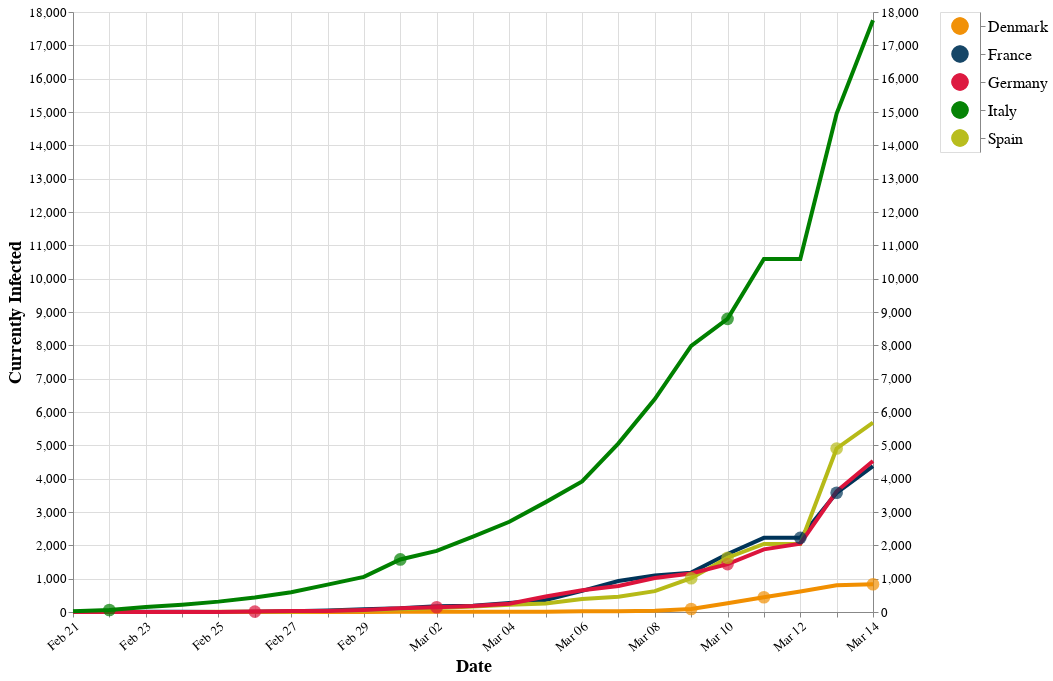

Notebook code cell kept with this figure:
### Code cell
points_ts = alt.Chart(hover_frame).mark_circle(size=150).encode(
    x = alt.X('monthdate(Date):T', axis = alt.Axis(titleFontSize= 18,title = "Date",labelFontSize = 13,labelAngle = -40,labelSeparation = 10)),
    y =alt.Y("Infection", axis=alt.Axis(titleFontSize= 18,title = "Currently Infected", orient = "left", grid = True,labelFontSize = 13 )),
    color = color,
    size = size_hover,
    tooltip = [alt.Tooltip("Country:N"), alt.Tooltip("Date:T", format='%B %e'), "Infection:O", alt.Tooltip("Text:N", title = "Event")]
).add_selection(
selection
)


#what.configure_axisRight(axis=alt.Axis(titleFontSize= 16,title = "Currently Infected", orient = "left"))
what = alt.layer(okay,points_ts) | legend
what.save("chart.html")
#?what
what.resolve_scale(
    y='independent', x = "independent")

### Figure 1 — Vega-Lite specification as saved in the notebook (floating-point values rounded to 4 significant figures)
{"config": {"view": {"continuousWidth": 400, "continuousHeight": 300}}, "hconcat": [{"layer": [{"data": {"name": "data-ea656ec6eba18789fd72cffe5c384688"}, "mark": "line", "encoding": {"color": {"condition": {"type": "ordinal", "field": "Country", "legend": null, "scale": {"domain": ["Spain", "France", "Germany", "Italy", "Denmark"], "range": ["#B6BA18", "#003459", "crimson", "green", "#F18F01"]}, "selection": "selector004"}, "value": "lightgray"}, "size": {"condition": {"value": 4, "selection": "selector004"}, "value": 0}, "x": {"type": "temporal", "field": "Date", "timeUnit": "monthdate"}, "y": {"type": "quantitative", "axis": {"labelFontSize": 13, "orient": "right", "title": ""}, "field": "Infection"}}, "height": 600, "width": 800}, {"data": {"name": "data-510e1ba354c138a54b173a2b409bb71a"}, "mark": {"type": "circle", "size": 150}, "encoding": {"color": {"condition": {"type": "ordinal", "field": "Country", "legend": null, "scale": {"domain": ["Spain", "France", "Germany", "Italy", "Denmark"], "range": ["#B6BA18", "#003459", "crimson", "green", "#F18F01"]}, "selection": "selector004"}, "value": "lightgray"}, "size": {"condition": {"value": 160, "selection": "selector004"}, "value": 0}, "tooltip": [{"type": "nominal", "field": "Country"}, {"type": "temporal", "field": "Date", "format": "%B %e"}, {"type": "ordinal", "field": "Infection"}, {"type": "nominal", "field": "Text", "title": "Event"}], "x": {"type": "temporal", "axis": {"labelAngle": -40, "labelFontSize": 13, "labelSeparation": 10, "title": "Date", "titleFontSize": 18}, "field": "Date", "timeUnit": "monthdate"}, "y": {"type": "quantitative", "axis": {"grid": true, "labelFontSize": 13, "orient": "left", "title": "Currently Infected", "titleFontSize": 18}, "field": "Infection"}}, "selection": {"selector004": {"type": "multi", "fields": ["Country"]}}}]}, {"data": {"name": "data-510e1ba354c138a54b173a2b409bb71a"}, "mark": {"type": "point", "filled": true, "size": 300}, "encoding": {"color": {"condition": {"type": "ordinal", "field": "Country", "legend": null, "scale": {"domain": ["Spain", "France", "Germany", "Italy", "Denmark"], "range": ["#B6BA18", "#003459", "crimson", "green", "#F18F01"]}, "selection": "selector004"}, "value": "lightgray"}, "y": {"type": "nominal", "axis": {"labelFontSize": 16, "orient": "right", "title": ""}, "field": "Country"}}, "height": 140, "selection": {"selector004": {"type": "multi", "fields": ["Country"]}}, "width": 40}], "resolve": {"scale": {"x": "independent", "y": "independent"}}, "$schema": "https://vega.github.io/schema/vega-lite/v4.0.2.json", "datasets": {"data-ea656ec6eba18789fd72cffe5c384688": [{"Country": "France", "Date": "2/21/2020", "Infection": 7}, {"Country": "Denmark", "Date": "2/21/2020", "Infection": 0}, {"Country": "Spain", "Date": "2/21/2020", "Infection": 0}, {"Country": "Germany", "Date": "2/21/2020", "Infection": 2}, {"Country": "Italy", "Date": "2/21/2020", "Infection": 19}, {"Country": "France", "Date": "2/22/2020", "Infection": 7}, {"Country": "Denmark", "Date": "2/22/2020", "Infection": 0}, {"Country": "Spain", "Date": "2/22/2020", "Infection": 0}, {"Country": "Germany", "Date": "2/22/2020", "Infection": 2}, {"Country": "Italy", "Date": "2/22/2020", "Infection": 59}, {"Country": "France", "Date": "2/23/2020", "Infection": 7}, {"Country": "Denmark", "Date": "2/23/2020", "Infection": 0}, {"Country": "Spain", "Date": "2/23/2020", "Infection": 0}, {"Country": "Germany", "Date": "2/23/2020", "Infection": 2}, {"Country": "Italy", "Date": "2/23/2020", "Infection": 150}, {"Country": "France", "Date": "2/24/2020", "Infection": 7}, {"Country": "Denmark", "Date": "2/24/2020", "Infection": 0}, {"Country": "Spain", "Date": "2/24/2020", "Infection": 0}, {"Country": "Germany", "Date": "2/24/2020", "Infection": 2}, {"Country": "Italy", "Date": "2/24/2020", "Infection": 221}, {"Country": "France", "Date": "2/25/2020", "Infection": 2}, {"Country": "Denmark", "Date": "2/25/2020", "Infection": 0}, {"Country": "Spain", "Date": "2/25/2020", "Infection": 4}, {"Country": "Germany", "Date": "2/25/2020", "Infection": 3}, {"Country": "Italy", "Date": "2/25/2020", "Infection": 311}, {"Country": "France", "Date": "2/26/2020", "Infection": 5}, {"Country": "Denmark", "Date": "2/26/2020", "Infection": 0}, {"Country": "Spain", "Date": "2/26/2020", "Infection": 11}, {"Country": "Germany", "Date": "2/26/2020", "Infection": 12}, {"Country": "Italy", "Date": "2/26/2020", "Infection": 438}, {"Country": "France", "Date": "2/27/2020", "Infection": 25}, {"Country": "Denmark", "Date": "2/27/2020", "Infection": 1}, {"Country": "Spain", "Date": "2/27/2020", "Infection": 13}, {"Country": "Germany", "Date": "2/27/2020", "Infection": 30}, {"Country": "Italy", "Date": "2/27/2020", "Infection": 593}, {"Country": "France", "Date": "2/28/2020", "Infection": 44}, {"Country": "Denmark", "Date": "2/28/2020", "Infection": 1}, {"Country": "Spain", "Date": "2/28/2020", "Infection": 30}, {"Country": "Germany", "Date": "2/28/2020", "Infection": 32}, {"Country": "Italy", "Date": "2/28/2020", "Infection": 821}, {"Country": "France", "Date": "2/29/2020", "Infection": 86}, {"Country": "Denmark", "Date": "2/29/2020", "Infection": 3}, {"Country": "Spain", "Date": "2/29/2020", "Infection": 43}, {"Country": "Germany", "Date": "2/29/2020", "Infection": 63}, {"Country": "Italy", "Date": "2/29/2020", "Infection": 1053}, {"Country": "France", "Date": "3/1/2020", "Infection": 116}, {"Country": "Denmark", "Date": "3/1/2020", "Infection": 4}, {"Country": "Spain", "Date": "3/1/2020", "Infection": 82}, {"Country": "Germany", "Date": "3/1/2020", "Infection": 114}, {"Country": "Italy", "Date": "3/1/2020", "Infection": 1577}, {"Country": "France", "Date": "3/2/2020", "Infection": 176}, {"Country": "Denmark", "Date": "3/2/2020", "Infection": 4}, {"Country": "Spain", "Date": "3/2/2020", "Infection": 118}, {"Country": "Germany", "Date": "3/2/2020", "Infection": 143}, {"Country": "Italy", "Date": "3/2/2020", "Infection": 1835}, {"Country": "France", "Date": "3/3/2020", "Infection": 188}, {"Country": "Denmark", "Date": "3/3/2020", "Infection": 6}, {"Country": "Spain", "Date": "3/3/2020", "Infection": 162}, {"Country": "Germany", "Date": "3/3/2020", "Infection": 180}, {"Country": "Italy", "Date": "3/3/2020", "Infection": 2263}, {"Country": "France", "Date": "3/4/2020", "Infection": 272}, {"Country": "Denmark", "Date": "3/4/2020", "Infection": 11}, {"Country": "Spain", "Date": "3/4/2020", "Infection": 218}, {"Country": "Germany", "Date": "3/4/2020", "Infection": 246}, {"Country": "Italy", "Date": "3/4/2020", "Infection": 2706}, {"Country": "France", "Date": "3/5/2020", "Infection": 362}, {"Country": "Denmark", "Date": "3/5/2020", "Infection": 11}, {"Country": "Spain", "Date": "3/5/2020", "Infection": 254}, {"Country": "Germany", "Date": "3/5/2020", "Infection": 466}, {"Country": "Italy", "Date": "3/5/2020", "Infection": 3296}, {"Country": "France", "Date": "3/6/2020", "Infection": 635}, {"Country": "Denmark", "Date": "3/6/2020", "Infection": 23}, {"Country": "Spain", "Date": "3/6/2020", "Infection": 393}, {"Country": "Germany", "Date": "3/6/2020", "Infection": 653}, {"Country": "Italy", "Date": "3/6/2020", "Infection": 3916}, {"Country": "France", "Date": "3/7/2020", "Infection": 929}, {"Country": "Denmark", "Date": "3/7/2020", "Infection": 23}, {"Country": "Spain", "Date": "3/7/2020", "Infection": 460}, {"Country": "Germany", "Date": "3/7/2020", "Infection": 781}, {"Country": "Italy", "Date": "3/7/2020", "Infection": 5061}, {"Country": "France", "Date": "3/8/2020", "Infection": 1098}, {"Country": "Denmark", "Date": "3/8/2020", "Infection": 36}, {"Country": "Spain", "Date": "3/8/2020", "Infection": 626}, {"Country": "Germany", "Date": "3/8/2020", "Infection": 1022}, {"Country": "Italy", "Date": "3/8/2020", "Infection": 6387}, {"Country": "France", "Date": "3/9/2020", "Infection": 1181}, {"Country": "Denmark", "Date": "3/9/2020", "Infection": 91}, {"Country": "Spain", "Date": "3/9/2020", "Infection": 1013}, {"Country": "Germany", "Date": "3/9/2020", "Infection": 1156}, {"Country": "Italy", "Date": "3/9/2020", "Infection": 7985}, {"Country": "France", "Date": "3/10/2020", "Infection": 1742}, {"Country": "Denmark", "Date": "3/10/2020", "Infection": 263}, {"Country": "Spain", "Date": "3/10/2020", "Infection": 1628}, {"Country": "Germany", "Date": "3/10/2020", "Infection": 1437}, {"Country": "Italy", "Date": "3/10/2020", "Infection": 8794}, {"Country": "France", "Date": "3/11/2020", "Infection": 2224}, {"Country": "Denmark", "Date": "3/11/2020", "Infection": 443}, {"Country": "Spain", "Date": "3/11/2020", "Infection": 2040}, {"Country": "Germany", "Date": "3/11/2020", "Infection": 1880}, {"Country": "Italy", "Date": "3/11/2020", "Infection": 10590}, {"Country": "France", "Date": "3/12/2020", "Infection": 2224}, {"Country": "Denmark", "Date": "3/12/2020", "Infection": 616}, {"Country": "Spain", "Date": "3/12/2020", "Infection": 2039}, {"Country": "Germany", "Date": "3/12/2020", "Infection": 2050}, {"Country": "Italy", "Date": "3/12/2020", "Infection": 10590}, {"Country": "France", "Date": "3/13/2020", "Infection": 3576}, {"Country": "Denmark", "Date": "3/13/2020", "Infection": 803}, {"Country": "Spain", "Date": "3/13/2020", "Infection": 4906}, {"Country": "Germany", "Date": "3/13/2020", "Infection": 3622}, {"Country": "Italy", "Date": "3/13/2020", "Infection": 14955}, {"Country": "France", "Date": "3/14/2020", "Infection": 4377}, {"Country": "Denmark", "Date": "3/14/2020", "Infection": 834}, {"Country": "Spain", "Date": "3/14/2020", "Infection": 5679}, {"Country": "Germany", "Date": "3/14/2020", "Infection": 4530}, {"Country": "Italy", "Date": "3/14/2020", "Infection": 17750}], "data-510e1ba354c138a54b173a2b409bb71a": [{"Country": "Denmark", "Date": "3/9/2020", "Infection": 91, "Text": "first school is closed. Public transport is encouraged not to be used, especially in rush hours."}, {"Country": "Denmark", "Date": "3/11/2020", "Infection": 443, "Text": "Everyone is recommended to stay home. Schools are announced to shutdown from March 13th. Same applies for people working non essential jobs in public sectors."}, {"Country": "Denmark", "Date": "3/14/2020", "Infection": 834, "Text": "Borders are closing for people who don’t have a valid purpose of entry."}, {"Country": "Germany", "Date": "2/26/2020", "Infection": 12, "Text": "Several schools and public places were closed in the region of North Rhine-Westphalia, until 2 March. Several other public events are also cancelled."}, {"Country": "Germany", "Date": "3/2/2020", "Infection": 143, "Text": "the ‘Robert Koch Institute’ raised its threat level for Germany to 'moderate' and the European Centre for Disease Prevention and Control raised its threat level for Europe from 'moderate' to 'high'"}, {"Country": "Germany", "Date": "3/10/2020", "Infection": 1437, "Text": "A general ban on events with more than 1,000 participants put into immediate effect by several federal states, Germany's Ice Hockey league’ 2019/2020 season cancelled immediately, Several matches of the football leagues, including all Bundesliga matches of matchday 26, were announced to be played behind closed doors. It was later confirmed on 13 March that all Bundesliga and 2. Bundesliga matches would be postponed until at least 2 April."}, {"Country": "Italy", "Date": "2/22/2020", "Infection": 59, "Text": "the government announced a new decree imposing the quarantine of more than 50,000 people from 11 different municipalities in Northern Italy. Schools were closed in ten municipalities in Lombardy, one in Veneto and one in Emilia Romagna. All public events were cancelled and some commercial activities."}, {"Country": "Italy", "Date": "3/1/2020", "Infection": 1577, "Text": "the Council of Ministers approved a decree to organise the containment of the outbreak: A red zone, where the whole population is in quarantine. A yellow zone, where social and sport events are suspended and schools, theatres, clubs and cinemas are closed."}, {"Country": "Italy", "Date": "3/10/2020", "Infection": 8794, "Text": "Prime Minister Conte increased the quarantine lockdown to cover all of Italy, including travel restrictions and a ban on public gatherings"}, {"Country": "France", "Date": "3/12/2020", "Infection": 2224, "Text": "President announced that all schools and all universities would close from Monday"}, {"Country": "France", "Date": "3/13/2020", "Infection": 3576, "Text": "Prime minister banned gatherings of more than 100 people, not including public transportation."}, {"Country": "Spain", "Date": "3/9/2020", "Infection": 1013, "Text": "The president of Madrid announces the cancellation of classes in the city at all educational levels."}, {"Country": "Spain", "Date": "3/13/2020", "Infection": 4906, "Text": "Prime Minister announces the declaration of the state of emergency in the nation for a period of 15 days"}, {"Country": "Spain", "Date": "3/10/2020", "Infection": 1628, "Text": "Spanish Government suspends events with more than one thousand attendants in many regions."}]}}
